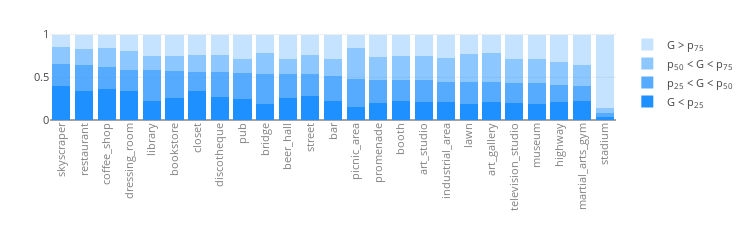
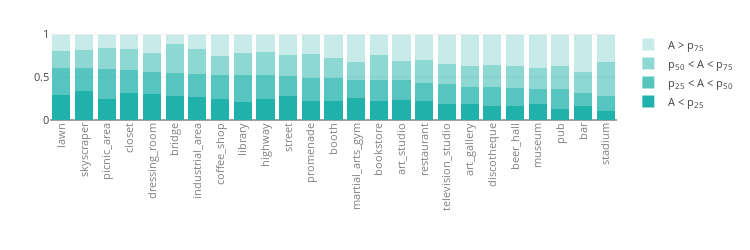

The code cell stored with these charts, in order, in its notebook:
### Code cell
gender_ages_data = pd.merge(gender_table[['mean', 'id']], ages_table[['25 per', 'id']], on='id')


def stat_plot(vis_table1, value_name, target_column, color, inverse_value=False):
    dd = []
    for loc in list(data1.keys()):
        cn = Counter()
        for photo in data1[loc]:
            for category, val in data1[loc][photo]['categories'].items():
                cn[category] += float(val)
        dd.append([loc, cn])

    dd1 = []
    for x in dd:
        dd1.append([x[0]] + [x[1][tag] for tag in tags])

    tags_info = pd.DataFrame(dd1)
    tags_info.columns=["id"] + tags

    vis_table1 = pd.merge(vis_table1, tags_info, on='id')

    x, y1, y2, y3, y4 = [],[],[],[],[]

    if inverse_value:
        vis_table1[target_column] = 1 - vis_table1[target_column]
    
    #rc = '50 per'
    th1 = np.percentile(vis_table1[target_column], 25)
    th2 = np.percentile(vis_table1[target_column], 50)
    th3 = np.percentile(vis_table1[target_column], 75)
    
    for tag in tags:
        try:

            val1 = sum(vis_table1[vis_table1[target_column]<th1][tag])
            val2 = sum(vis_table1[(vis_table1[target_column]>=th1) 
                                  & (vis_table1[target_column]<th2)][tag])
            val3 = sum(vis_table1[(vis_table1[target_column]>=th2) 
                                  & (vis_table1[target_column]<th3)][tag])
            val4 = sum(vis_table1[vis_table1[target_column]>=th3][tag])
            if val1 or val2 or val3 or val4:
                y1.append(val1)
                y2.append(val2)
                y3.append(val3)
                y4.append(val4)
                x.append(tag.split("/")[0])
            else:
                print("error: {}".format(tag))
                pass
        except:
            pass

    y1, y2, y3, y4 = np.array(y1), np.array(y2), np.array(y3), np.array(y4)

    y_sum = y1 + y2 + y3 + y4
    y1 /= y_sum
    y2 /= y_sum
    y3 /= y_sum
    y4 /= y_sum

    ids = np.flip(np.argsort(y1+y2, axis=0), axis=0)
    x = np.array(x)

    marker_style = dict(color=color)

    data = [
            go.Bar(x=x[ids], y=y1[ids], name="{} < p<sub>25</sub>".format(value_name),
                    hoverinfo="y", marker=marker_style),

            go.Bar(x=x[ids], y=y2[ids], 
                   name="p<sub>25</sub> < {} < p<sub>50</sub>".format(value_name),
                    hoverinfo="y", marker=marker_style, opacity=0.75),

            go.Bar(x=x[ids], y=y3[ids], 
                   name="p<sub>50</sub> < {} < p<sub>75</sub>".format(value_name),
                    hoverinfo="y", marker=marker_style, opacity=0.5),

            go.Bar(x=x[ids], y=y4[ids], 
                   name="{} > p<sub>75</sub>".format(value_name),
                    hoverinfo="y",marker=marker_style, opacity=0.25)
            ]

    layout = go.Layout(height=250, width=750, xaxis=dict(tickangle=-90, color='grey'),
                       margin=go.layout.Margin(t=30, b=130,l=50),
                       showlegend=True, font=dict(size=11), barmode='stack')

    fig = go.Figure(data=data, layout=layout)

    py.iplot(fig, show_link=False)

    
stat_plot(gender_table, 'G', 'mean', 'dodgerblue', True)
stat_plot(ages_table, 'A', '50 per', 'lightseagreen', False)

### Figure 1 — Plotly figure (JSON) as saved in the notebook; plotly's stock layout.template omitted (floating-point values rounded to 4 significant figures)
{"data": [{"hoverinfo": "y", "marker": {"color": "dodgerblue"}, "name": "G < p<sub>25</sub>", "type": "bar", "uid": "0ca3c914-ddaf-11e8-bad0-3c15c2cf2370", "x": ["skyscraper", "restaurant", "coffee_shop", "dressing_room", "library", "bookstore", "closet", "discotheque", "pub", "bridge", "beer_hall", "street", "bar", "picnic_area", "promenade", "booth", "art_studio", "industrial_area", "lawn", "art_gallery", "television_studio", "museum", "highway", "martial_arts_gym", "stadium"], "y": [0.3951, 0.3391, 0.3595, 0.3403, 0.2278, 0.26, 0.3377, 0.267, 0.2472, 0.1831, 0.2618, 0.2786, 0.2207, 0.1567, 0.1998, 0.228, 0.2059, 0.2124, 0.1892, 0.2068, 0.1933, 0.1861, 0.2081, 0.2178, 0.03]}, {"hoverinfo": "y", "marker": {"color": "dodgerblue"}, "name": "p<sub>25</sub> < G < p<sub>50</sub>", "opacity": 0.75, "type": "bar", "uid": "0ca3cb08-ddaf-11e8-ae4a-3c15c2cf2370", "x": ["skyscraper", "restaurant", "coffee_shop", "dressing_room", "library", "bookstore", "closet", "discotheque", "pub", "bridge", "beer_hall", "street", "bar", "picnic_area", "promenade", "booth", "art_studio", "industrial_area", "lawn", "art_gallery", "television_studio", "museum", "highway", "martial_arts_gym", "stadium"], "y": [0.2596, 0.3027, 0.2562, 0.248, 0.3516, 0.3157, 0.2261, 0.2906, 0.2972, 0.3564, 0.2764, 0.2574, 0.2923, 0.3201, 0.2726, 0.2432, 0.2614, 0.235, 0.2549, 0.2367, 0.2431, 0.2459, 0.2015, 0.1857, 0.0568]}, {"hoverinfo": "y", "marker": {"color": "dodgerblue"}, "name": "p<sub>50</sub> < G < p<sub>75</sub>", "opacity": 0.5, "type": "bar", "uid": "0ca3cbf8-ddaf-11e8-9892-3c15c2cf2370", "x": ["skyscraper", "restaurant", "coffee_shop", "dressing_room", "library", "bookstore", "closet", "discotheque", "pub", "bridge", "beer_hall", "street", "bar", "picnic_area", "promenade", "booth", "art_studio", "industrial_area", "lawn", "art_gallery", "television_studio", "museum", "highway", "martial_arts_gym", "stadium"], "y": [0.2031, 0.1942, 0.2269, 0.2229, 0.1729, 0.1718, 0.1943, 0.2009, 0.1735, 0.2491, 0.1788, 0.2196, 0.1999, 0.3686, 0.267, 0.2808, 0.2821, 0.2754, 0.3255, 0.3404, 0.2767, 0.2865, 0.2653, 0.2372, 0.05024]}, {"hoverinfo": "y", "marker": {"color": "dodgerblue"}, "name": "G > p<sub>75</sub>", "opacity": 0.25, "type": "bar", "uid": "0ca3ccca-ddaf-11e8-84f8-3c15c2cf2370", "x": ["skyscraper", "restaurant", "coffee_shop", "dressing_room", "library", "bookstore", "closet", "discotheque", "pub", "bridge", "beer_hall", "street", "bar", "picnic_area", "promenade", "booth", "art_studio", "industrial_area", "lawn", "art_gallery", "television_studio", "museum", "highway", "martial_arts_gym", "stadium"], "y": [0.1421, 0.164, 0.1575, 0.1888, 0.2477, 0.2525, 0.2419, 0.2415, 0.2821, 0.2114, 0.283, 0.2444, 0.2871, 0.1546, 0.2606, 0.248, 0.2506, 0.2771, 0.2304, 0.216, 0.2869, 0.2815, 0.325, 0.3593, 0.863]}], "layout": {"barmode": "stack", "font": {"size": 11}, "height": 250, "margin": {"b": 130, "l": 50, "t": 30}, "showlegend": true, "width": 750, "xaxis": {"color": "grey", "tickangle": -90}}}

### Figure 2 — Plotly figure (JSON) as saved in the notebook; plotly's stock layout.template omitted (floating-point values rounded to 4 significant figures)
{"data": [{"hoverinfo": "y", "marker": {"color": "lightseagreen"}, "name": "A < p<sub>25</sub>", "type": "bar", "uid": "0d49ec40-ddaf-11e8-a018-3c15c2cf2370", "x": ["lawn", "skyscraper", "picnic_area", "closet", "dressing_room", "bridge", "industrial_area", "coffee_shop", "library", "highway", "street", "promenade", "booth", "martial_arts_gym", "bookstore", "art_studio", "restaurant", "television_studio", "art_gallery", "discotheque", "beer_hall", "museum", "pub", "bar", "stadium"], "y": [0.2958, 0.3449, 0.2435, 0.3177, 0.2986, 0.2795, 0.2691, 0.2482, 0.208, 0.2447, 0.2777, 0.2212, 0.2233, 0.2535, 0.2183, 0.2389, 0.2187, 0.1893, 0.1817, 0.1617, 0.1687, 0.1911, 0.1244, 0.1585, 0.1047]}, {"hoverinfo": "y", "marker": {"color": "lightseagreen"}, "name": "p<sub>25</sub> < A < p<sub>50</sub>", "opacity": 0.75, "type": "bar", "uid": "0d49ee48-ddaf-11e8-9fb4-3c15c2cf2370", "x": ["lawn", "skyscraper", "picnic_area", "closet", "dressing_room", "bridge", "industrial_area", "coffee_shop", "library", "highway", "street", "promenade", "booth", "martial_arts_gym", "bookstore", "art_studio", "restaurant", "television_studio", "art_gallery", "discotheque", "beer_hall", "museum", "pub", "bar", "stadium"], "y": [0.3165, 0.2613, 0.3514, 0.2697, 0.2625, 0.2721, 0.271, 0.2804, 0.3196, 0.2792, 0.2339, 0.2662, 0.2631, 0.2145, 0.2453, 0.2233, 0.2198, 0.235, 0.2101, 0.2279, 0.2044, 0.175, 0.236, 0.1569, 0.1801]}, {"hoverinfo": "y", "marker": {"color": "lightseagreen"}, "name": "p<sub>50</sub> < A < p<sub>75</sub>", "opacity": 0.5, "type": "bar", "uid": "0d49ef38-ddaf-11e8-a0e1-3c15c2cf2370", "x": ["lawn", "skyscraper", "picnic_area", "closet", "dressing_room", "bridge", "industrial_area", "coffee_shop", "library", "highway", "street", "promenade", "booth", "martial_arts_gym", "bookstore", "art_studio", "restaurant", "television_studio", "art_gallery", "discotheque", "beer_hall", "museum", "pub", "bar", "stadium"], "y": [0.1965, 0.2111, 0.2504, 0.2381, 0.2283, 0.3357, 0.2862, 0.2156, 0.2584, 0.2722, 0.2488, 0.2886, 0.2374, 0.214, 0.2981, 0.2283, 0.2606, 0.2258, 0.2417, 0.2551, 0.2592, 0.2412, 0.2671, 0.2458, 0.3992]}, {"hoverinfo": "y", "marker": {"color": "lightseagreen"}, "name": "A > p<sub>75</sub>", "opacity": 0.25, "type": "bar", "uid": "0d49f00a-ddaf-11e8-bea7-3c15c2cf2370", "x": ["lawn", "skyscraper", "picnic_area", "closet", "dressing_room", "bridge", "industrial_area", "coffee_shop", "library", "highway", "street", "promenade", "booth", "martial_arts_gym", "bookstore", "art_studio", "restaurant", "television_studio", "art_gallery", "discotheque", "beer_hall", "museum", "pub", "bar", "stadium"], "y": [0.1913, 0.1828, 0.1547, 0.1745, 0.2106, 0.1127, 0.1737, 0.2558, 0.214, 0.2039, 0.2396, 0.224, 0.2762, 0.3179, 0.2384, 0.3095, 0.3008, 0.3499, 0.3665, 0.3553, 0.3678, 0.3927, 0.3725, 0.4389, 0.3161]}], "layout": {"barmode": "stack", "font": {"size": 11}, "height": 250, "margin": {"b": 130, "l": 50, "t": 30}, "showlegend": true, "width": 750, "xaxis": {"color": "grey", "tickangle": -90}}}
